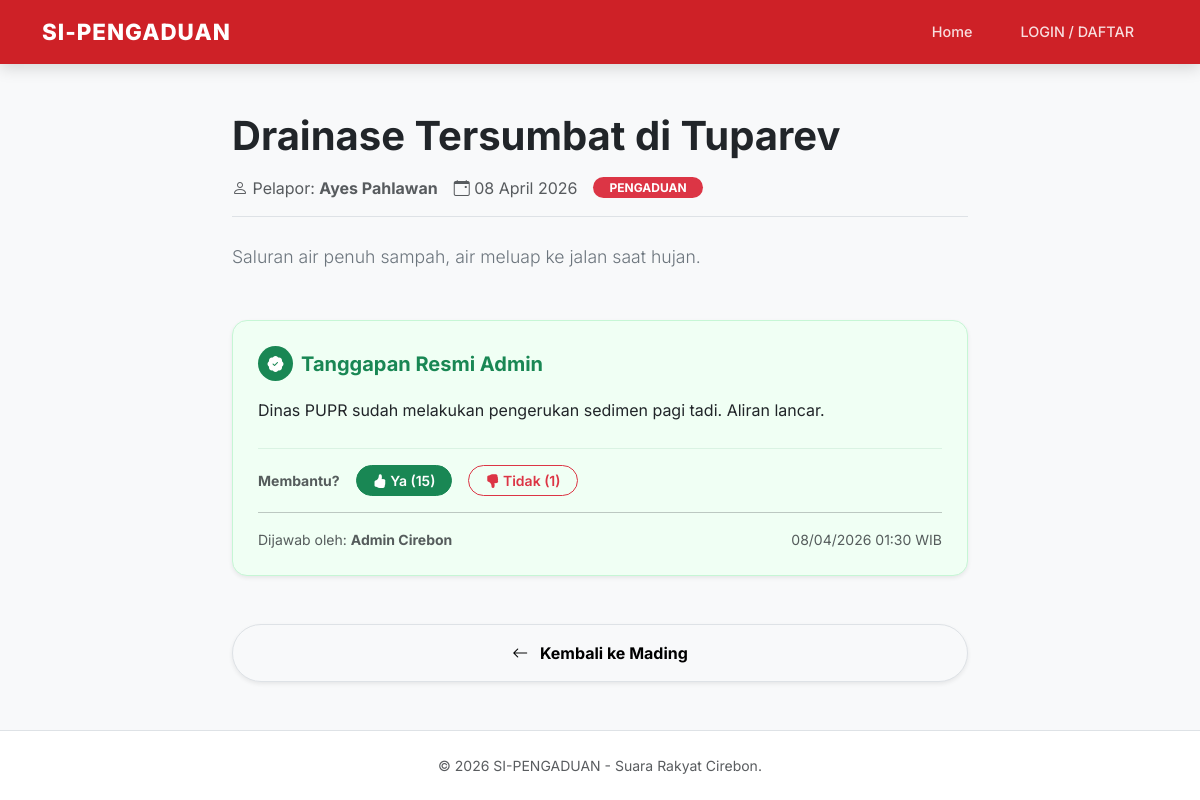
/detail_laporan.php?id=10, run on the app's committed database.
### tables this page shows
CREATE TABLE `laporan` (
  `id_laporan` int(11) NOT NULL,
  `id_user` int(11) NOT NULL,
  `judul` varchar(200) NOT NULL,
  `isi_laporan` text NOT NULL,
  `kategori` enum('PENGADUAN','ASPIRASI') NOT NULL,
  `foto` varchar(255) DEFAULT NULL,
  `lokasi` varchar(255) DEFAULT NULL,
  `status` enum('pending','proses','selesai','ditolak') DEFAULT 'pending',
  `created_at` timestamp NOT NULL DEFAULT current_timestamp()
);

CREATE TABLE `users` (
  `id_user` int(11) NOT NULL,
  `nama_lengkap` varchar(100) NOT NULL,
  `username` varchar(50) NOT NULL,
  `password` varchar(255) NOT NULL,
  `level` enum('admin','user') NOT NULL,
  `points` int(11) DEFAULT 0
);

CREATE TABLE `comments` (
  `id_comment` int(11) NOT NULL,
  `id_posts` int(11) NOT NULL,
  `id_users` int(11) NOT NULL,
  `comment_text` text NOT NULL,
  `likes` int(11) DEFAULT 0,
  `dislikes` int(11) DEFAULT 0,
  `created_at` timestamp NOT NULL DEFAULT current_timestamp()
);

### detail_laporan.php (the view, shortened to what this page needs)
<?php
include 'koneksi.php';
include 'layout/header.php';
$id = mysqli_real_escape_string($conn, $_GET['id']);
$query = "SELECT laporan.*, users.nama_lengkap
          FROM laporan
          JOIN users ON laporan.id_user = users.id_user
          WHERE id_laporan = '$id'";
$result = mysqli_query($conn, $query);
$data = mysqli_fetch_assoc($result);
$query_balasan = mysqli_query($conn, "SELECT comments.*, users.nama_lengkap as nama_admin
                                      FROM comments
                                      JOIN users ON comments.id_users = users.id_user
                                      WHERE id_posts = '$id'
                                      ORDER BY created_at DESC LIMIT 1");
$balasan = mysqli_fetch_assoc($query_balasan);
?>
<div class="container mt-5 mb-5">
    <div class="row justify-content-center">
        <div class="col-md-8">
            <h1 class="fw-bold text-dark mb-3"><?= $data['judul']; ?></h1>
            <div class="d-flex align-items-center mb-4 text-muted border-bottom pb-3">
                <span class="me-3"><i class="bi bi-person"></i> Pelapor: <strong><?= $data['nama_lengkap']; ?></strong></span>
                <span class="me-3"><i class="bi bi-calendar-event"></i> <?= date('d F Y', strtotime($data['created_at'])); ?></span>
                <span class="badge bg-danger rounded-pill px-3"><?= $data['kategori']; ?></span>
            </div>
            <div class="isi-laporan lead text-secondary mb-5" style="line-height: 1.8; font-size: 1.1rem;">
                <?= nl2br($data['isi_laporan']); ?>
            </div>
            <?php if($balasan) : ?>
                <div class="box-tanggapan shadow-sm mb-5">
                    <div class="d-flex align-items-center mb-3">
                        <div class="bg-success text-white rounded-circle d-flex align-items-center justify-content-center me-2" style="width: 35px; height: 35px;">
                            <i class="bi bi-patch-check-fill"></i>
                        </div>
                        <h5 class="fw-bold text-success mb-0">Tanggapan Resmi Admin</h5>
                    </div>
                    <div class="text-dark mb-3" style="line-height: 1.7;">
                        <?= nl2br($balasan['comment_text']); ?>
                    </div>
                    <div class="d-flex align-items-center gap-3 mt-4 pt-3 border-top border-success border-opacity-10">
                        <span class="small fw-bold text-muted">Membantu?</span>
                        <a href="proses_vote.php?id=<?= $balasan['id_comment']; ?>&type=like" class="btn btn-sm btn-success rounded-pill px-3 vote-btn">
                            <i class="bi bi-hand-thumbs-up-fill"></i> Ya (<?= $balasan['likes']; ?>)
                        </a>
                        <a href="proses_vote.php?id=<?= $balasan['id_comment']; ?>&type=dislike" class="btn btn-sm btn-outline-danger rounded-pill px-3 vote-btn">
                            <i class="bi bi-hand-thumbs-down-fill"></i> Tidak (<?= $balasan['dislikes']; ?>)
                        </a>
                    </div>
                    <hr class="opacity-10">
                    <div class="d-flex justify-content-between align-items-center mt-3">
                        <small class="text-muted">Dijawab oleh: <strong><?= $balasan['nama_admin']; ?></strong></small>
                        <small class="text-muted"><?= date('d/m/Y H:i', strtotime($balasan['created_at'])); ?> WIB</small>
                    </div>
                </div>
            <?php else : ?>
                <div class="alert alert-warning border-0 rounded-4 p-3 shadow-sm">
                    <i class="bi bi-info-circle me-2"></i> Laporan ini sedang dalam proses verifikasi dan belum ada tanggapan resmi.
                </div>
            <?php endif; ?>
            <div class="d-grid mt-5">
                <a href="index.php" class="btn btn-light border py-3 fw-bold rounded-pill shadow-sm">
                    <i class="bi bi-arrow-left me-2"></i> Kembali ke Mading
                </a>
            </div>
        </div>
    </div>
</div>
<?php include 'layout/footer.php'; ?>

### layout/header.php (style rules this page uses)
html, body { height: 100%; margin: 0; }
body { display: flex; flex-direction: column; font-family: 'Inter', sans-serif; background-color: #f8f9fa; }

### detail_laporan.php (style rules this page uses)
.box-tanggapan { background-color: #f0fff4; border: 1px solid #c6f6d5; border-radius: 15px; padding: 25px; }
.vote-btn { transition: 0.3s; font-weight: 600; }

### data on the page
laporan: judul "Drainase Tersumbat di Tuparev", id_user.nama_lengkap "Ayes Pahlawan", created_at "08 April 2026", kategori "PENGADUAN", isi_laporan "Saluran air penuh sampah, air meluap ke jalan saat hujan."
comments: comment_text "Dinas PUPR sudah melakukan pengerukan sedimen pagi tadi. Aliran lancar.", likes "15", dislikes "1", id_users.nama_lengkap "Admin Cirebon", created_at "08/04/2026 01:30"
